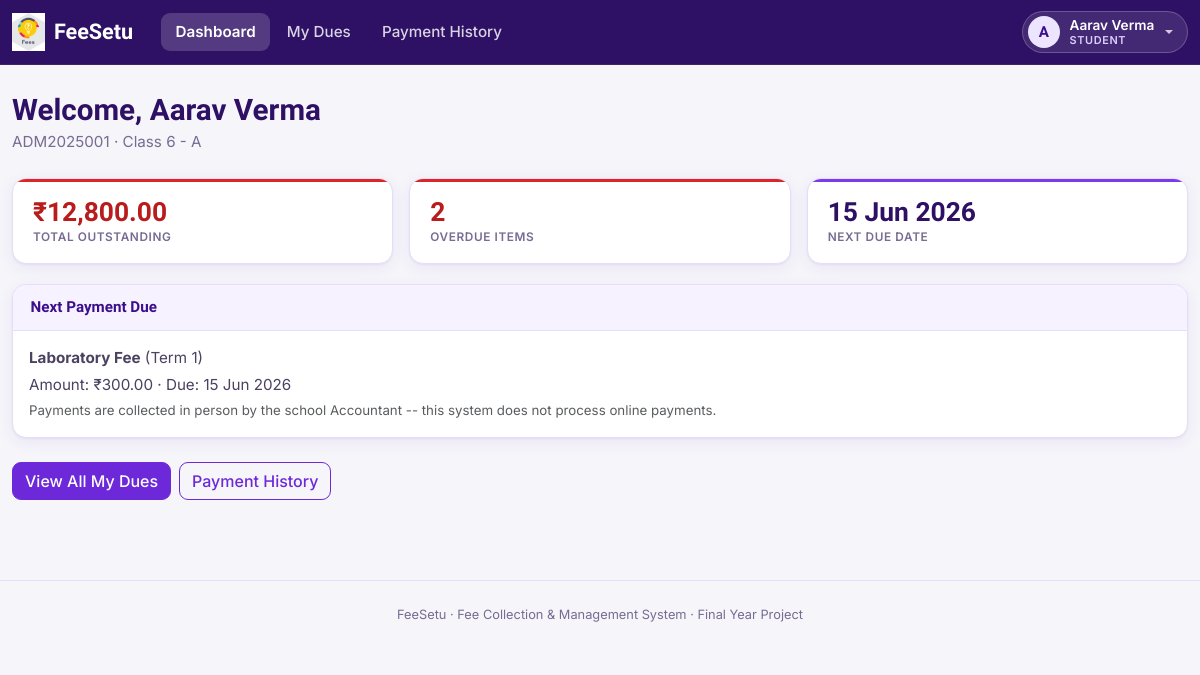
Page /index.php?route=student/dashboard (signed in) on the committed database.
### tables this page shows
CREATE TABLE students (
    id               INT AUTO_INCREMENT PRIMARY KEY,
    user_id          INT NOT NULL UNIQUE,
    admission_no     VARCHAR(30) NOT NULL UNIQUE,
    class_id         INT NOT NULL,
    roll_no          INT NOT NULL DEFAULT 0,
    guardian_name    VARCHAR(100) NULL,
    guardian_phone   VARCHAR(20) NULL,
    dob              DATE NULL,
    address          VARCHAR(255) NULL,
    status           ENUM('active','inactive') NOT NULL DEFAULT 'active',
    created_at       TIMESTAMP NOT NULL DEFAULT CURRENT_TIMESTAMP,
    FOREIGN KEY (user_id) REFERENCES users(id) ON DELETE CASCADE,
    FOREIGN KEY (class_id) REFERENCES classes(id) ON DELETE RESTRICT
);

CREATE TABLE classes (
    id             INT AUTO_INCREMENT PRIMARY KEY,
    name           VARCHAR(50) NOT NULL,
    section        VARCHAR(10) NOT NULL,
    academic_year  VARCHAR(9) NOT NULL,
    created_at     TIMESTAMP NOT NULL DEFAULT CURRENT_TIMESTAMP,
    UNIQUE KEY uq_class (name, section, academic_year)
);

CREATE TABLE student_dues (
    id                      INT AUTO_INCREMENT PRIMARY KEY,
    student_id              INT NOT NULL,
    fee_structure_item_id   INT NOT NULL,
    base_amount             DECIMAL(10,2) NOT NULL,
    concession_amount       DECIMAL(10,2) NOT NULL DEFAULT 0.00,
    concession_reason       VARCHAR(255) NULL,
    concession_by           INT NULL,
    concession_at           DATETIME NULL,
    late_fee_amount         DECIMAL(10,2) NOT NULL DEFAULT 0.00,
    late_fee_applied_at     DATETIME NULL,
    amount_paid             DECIMAL(10,2) NOT NULL DEFAULT 0.00,
    due_date                DATE NOT NULL,
    status                  ENUM('pending','partial','paid') NOT NULL DEFAULT 'pending',
    created_at              TIMESTAMP NOT NULL DEFAULT CURRENT_TIMESTAMP,
    UNIQUE KEY uq_student_due (student_id, fee_structure_item_id),
    FOREIGN KEY (student_id) REFERENCES students(id) ON DELETE CASCADE,
    FOREIGN KEY (fee_structure_item_id) REFERENCES fee_structure_items(id) ON DELETE CASCADE,
    FOREIGN KEY (concession_by) REFERENCES users(id) ON DELETE SET NULL
);

CREATE TABLE fee_heads (
    id            INT AUTO_INCREMENT PRIMARY KEY,
    name          VARCHAR(100) NOT NULL UNIQUE,
    description   VARCHAR(255) NULL,
    created_at    TIMESTAMP NOT NULL DEFAULT CURRENT_TIMESTAMP
);

CREATE TABLE fee_structures (
    id                INT AUTO_INCREMENT PRIMARY KEY,
    class_id          INT NOT NULL,
    term              VARCHAR(30) NOT NULL,
    academic_year     VARCHAR(9) NOT NULL,
    due_date          DATE NOT NULL,
    late_fee_type     ENUM('flat','percent') NOT NULL DEFAULT 'flat',
    late_fee_value    DECIMAL(10,2) NOT NULL DEFAULT 0.00,
    grace_days        INT NOT NULL DEFAULT 0,
    created_by        INT NULL,
    status            ENUM('active','inactive') NOT NULL DEFAULT 'active',
    created_at        TIMESTAMP NOT NULL DEFAULT CURRENT_TIMESTAMP,
    UNIQUE KEY uq_structure (class_id, term, academic_year),
    FOREIGN KEY (class_id) REFERENCES classes(id) ON DELETE CASCADE,
    FOREIGN KEY (created_by) REFERENCES users(id) ON DELETE SET NULL
);

### app/controllers/StudentController.php (called while the page is built, shortened)
<?php
require_once __DIR__ . '/../models/Student.php';
require_once __DIR__ . '/../models/StudentDue.php';
class StudentController
{
    private function guard(): array
    {
        $studentId = Auth::studentId();
        $student = $studentId ? Student::find($studentId) : null;
        return $student;
    }
    public function dashboard(): void
    {
        $student = $this->guard();
        $dues = StudentDue::forStudent((int)$student['id']);
        $totalOutstanding = array_sum(array_map(static fn($d) => max(0, (float)$d['balance']), $dues));
        $overdueCount = 0;
        $nextDue = null;
        foreach ($dues as $d) {
            if ((float)$d['balance'] > 0) {
                if (strtotime($d['due_date']) < strtotime(date('Y-m-d'))) {
                    $overdueCount++;
                }
                if ($nextDue === null || $d['due_date'] < $nextDue['due_date']) {
                    $nextDue = $d;
                }
            }
        }
        require __DIR__ . '/../views/student/dashboard.php';
    }
}

### public/index.php (called while the page is built, shortened)
<?php
require_once __DIR__ . '/../core/helpers.php';
require_once __DIR__ . '/../core/Database.php';
require_once __DIR__ . '/../core/Auth.php';
require_once __DIR__ . '/../app/models/StudentDue.php';
require_once __DIR__ . '/../app/controllers/StudentController.php';
$router = new Router();
$router->get('login', fn() => (new AuthController())->showLogin());
$router->post('login', fn() => (new AuthController())->login());
$router->post('logout', fn() => (new AuthController())->logout());
$router->get('account/password', fn() => (new AccountController())->passwordForm());
$router->post('account/password', fn() => (new AccountController())->passwordUpdate());
$router->get('admin/dashboard', fn() => (new AdminController())->dashboard());
$router->get('admin/classes', fn() => (new AdminController())->classes());
$router->post('admin/classes/store', fn() => (new AdminController())->classStore());
$router->post('admin/classes/update', fn() => (new AdminController())->classUpdate());
$router->post('admin/classes/delete', fn() => (new AdminController())->classDelete());
$router->get('admin/students', fn() => (new AdminController())->students());
$router->post('admin/students/store', fn() => (new AdminController())->studentStore());
$router->get('admin/students/import', fn() => (new AdminController())->studentImportForm());
$router->post('admin/students/import', fn() => (new AdminController())->studentImport());
$router->get('admin/students/import/result', fn() => (new AdminController())->studentImportResult());
$router->get('admin/students/view', fn() => (new AdminController())->studentView());
$router->post('admin/students/status', fn() => (new AdminController())->studentStatus());
$router->get('admin/accountants', fn() => (new AdminController())->accountants());
$router->post('admin/accountants/store', fn() => (new AdminController())->accountantStore());
$router->post('admin/accountants/status', fn() => (new AdminController())->accountantStatus());
$router->get('accountant/dashboard', fn() => (new AccountantController())->dashboard());
$router->get('fee-heads', fn() => (new FeeController())->heads());
$router->post('fee-heads/store', fn() => (new FeeController())->headStore());
$router->post('fee-heads/update', fn() => (new FeeController())->headUpdate());
$router->post('fee-heads/delete', fn() => (new FeeController())->headDelete());
$router->get('fee-structures', fn() => (new FeeController())->structures());
$router->get('fee-structures/create', fn() => (new FeeController())->structureCreateForm());
$router->post('fee-structures/store', fn() => (new FeeController())->structureStore());
$router->get('fee-structures/view', fn() => (new FeeController())->structureView());
$router->post('fee-structures/status', fn() => (new FeeController())->structureStatus());
$router->get('dues', fn() => (new DuesController())->search());
$router->get('dues/view', fn() => (new DuesController())->view());
$router->post('dues/concession', fn() => (new DuesController())->concessionStore());
$router->get('payments/collect', fn() => (new PaymentController())->collectForm());
$router->post('payments/store', fn() => (new PaymentController())->store());
$router->get('payments/receipt', fn() => (new PaymentController())->receipt());
$router->get('payments/receipt/download', fn() => (new PaymentController())->receiptDownload());
$router->get('reports', fn() => (new ReportController())->index());
$router->get('student/dashboard', fn() => (new StudentController())->dashboard());
$router->get('student/dues', fn() => (new StudentController())->dues());
$router->get('student/history', fn() => (new StudentController())->history());
$route = $_GET['route'] ?? '';
$router->dispatch($_SERVER['REQUEST_METHOD'], $route);

### core/Router.php (called while the page is built, shortened)
<?php
class Router
{
    private array $routes = ['GET' => [], 'POST' => []];
    public function get(string $route, callable $handler): void
    {
        $this->routes['GET'][$route] = $handler;
    }
    public function post(string $route, callable $handler): void
    {
        $this->routes['POST'][$route] = $handler;
    }
    public function dispatch(string $method, string $route): void
    {
        $handler = $this->routes[$method][$route] ?? null;
        try {
            $handler();
        } catch (Throwable $e) {
            error_log($e->getMessage());
            http_response_code(500);
            require __DIR__ . '/../app/views/errors/500.php';
        }
    }
}

### core/Auth.php (called while the page is built, shortened)
<?php
require_once __DIR__ . '/Database.php';
class Auth
{
    public static function check(): bool
    {
        return !empty($_SESSION['user_id']);
    }
    public static function role(): ?string
    {
        return $_SESSION['user_role'] ?? null;
    }
    public static function name(): ?string
    {
        return $_SESSION['user_name'] ?? null;
    }
    public static function studentId(): ?int
    {
        return $_SESSION['student_id'] ?? null;
    }
}

### core/helpers.php (called while the page is built, shortened)
<?php
function e(?string $value): string
{
    return htmlspecialchars($value ?? '', ENT_QUOTES, 'UTF-8');
}
function inr(float|int|string $amount): string
{
    $amount = (float)$amount;
    $negative = $amount < 0;
    $amount = abs($amount);
    $parts = explode('.', number_format($amount, 2, '.', ''));
    $intPart = $parts[0];
    $decPart = $parts[1];
    if (strlen($intPart) > 3) {
        $lastThree = substr($intPart, -3);
        $rest = substr($intPart, 0, -3);
        $rest = preg_replace('/\B(?=(\d{2})+(?!\d))/', ',', $rest);
        $grouped = $rest . ',' . $lastThree;
    } else {
        $grouped = $intPart;
    }
    return ($negative ? '-' : '') . '₹' . $grouped . '.' . $decPart;
}
function format_date(?string $date): string
{
    $ts = strtotime($date);
    return $ts === false ? '-' : date('d M Y', $ts);
}

### core/Database.php (called while the page is built)
<?php
class Database
{
    private static ?PDO $instance = null;
    public static function connect(): PDO
    {
        if (self::$instance === null) {
            $config = require __DIR__ . '/../config/database.php';
            $dsn = sprintf(
                'mysql:host=%s;port=%d;dbname=%s;charset=%s',
                $config['host'],
                $config['port'],
                $config['database'],
                $config['charset']
            );
            self::$instance = new PDO($dsn, $config['username'], $config['password'], [
                PDO::ATTR_ERRMODE            => PDO::ERRMODE_EXCEPTION,
                PDO::ATTR_DEFAULT_FETCH_MODE => PDO::FETCH_ASSOC,
                PDO::ATTR_EMULATE_PREPARES   => false,
            ]);
        }
        return self::$instance;
    }
}

### app/models/Student.php (called while the page is built, shortened)
<?php
class Student
{
    private static function baseSelect(): string
    {
        return 'SELECT st.*, u.name, u.email, u.status AS user_status,
                        c.name AS class_name, c.section AS class_section, c.academic_year
                 FROM students st
                 JOIN users u ON u.id = st.user_id
                 JOIN classes c ON c.id = st.class_id';
    }
    public static function find(int $id): ?array
    {
        $stmt = Database::connect()->prepare(self::baseSelect() . ' WHERE st.id = ?');
        $stmt->execute([$id]);
        $row = $stmt->fetch();
        return $row ?: null;
    }
}

### app/models/StudentDue.php (called while the page is built, shortened)
<?php
class StudentDue
{
    private static function baseSelect(): string
    {
        return "SELECT sd.*,
                        fh.name AS fee_head_name,
                        fs.term, fs.academic_year, fs.late_fee_type, fs.late_fee_value, fs.grace_days,
                        fsi.fee_structure_id,
                        (sd.base_amount - sd.concession_amount + sd.late_fee_amount) AS net_payable,
                        (sd.base_amount - sd.concession_amount + sd.late_fee_amount - sd.amount_paid) AS balance
                 FROM student_dues sd
                 JOIN fee_structure_items fsi ON fsi.id = sd.fee_structure_item_id
                 JOIN fee_heads fh ON fh.id = fsi.fee_head_id
                 JOIN fee_structures fs ON fs.id = fsi.fee_structure_id";
    }
    public static function forStudent(int $studentId, ?string $status = null): array
    {
        $sql = self::baseSelect() . ' WHERE sd.student_id = ?';
        $params = [$studentId];
        $sql .= ' ORDER BY fs.due_date, fh.name';
        $stmt = Database::connect()->prepare($sql);
        $stmt->execute($params);
        return $stmt->fetchAll();
    }
}

### app/views/student/dashboard.php (the view)
<?php require __DIR__ . '/../partials/header.php'; ?>
<?php require __DIR__ . '/../partials/navbar.php'; ?>
<h1 class="fs-page-title">Welcome, <?= e(Auth::name()) ?></h1>
<p class="fs-page-sub"><?= e($student['admission_no']) ?> &middot; <?= e($student['class_name']) ?> - <?= e($student['class_section']) ?></p>
<div class="fs-stat-grid cols-3">
    <div class="fs-stat <?= $totalOutstanding > 0 ? 'tone-red' : 'tone-green' ?>">
        <span class="fs-stat-value"><?= inr($totalOutstanding) ?></span>
        <span class="fs-stat-label">Total Outstanding</span>
    </div>
    <div class="fs-stat <?= $overdueCount > 0 ? 'tone-red' : '' ?>">
        <span class="fs-stat-value"><?= (int)$overdueCount ?></span>
        <span class="fs-stat-label">Overdue Items</span>
    </div>
    <div class="fs-stat tone-purple">
        <span class="fs-stat-value"><?= $nextDue ? format_date($nextDue['due_date']) : '-' ?></span>
        <span class="fs-stat-label">Next Due Date</span>
    </div>
</div>
<?php if ($nextDue): ?>
<div class="card mb-4">
    <div class="card-header">Next Payment Due</div>
    <div class="card-body">
        <p class="mb-1"><strong><?= e($nextDue['fee_head_name']) ?></strong> (<?= e($nextDue['term']) ?>)</p>
        <p class="mb-1">Amount: <?= inr($nextDue['balance']) ?> &middot; Due: <?= format_date($nextDue['due_date']) ?></p>
        <p class="text-muted small mb-0">Payments are collected in person by the school Accountant -- this system does not process online payments.</p>
    </div>
</div>
<?php endif; ?>
<div class="d-flex gap-2">
    <a href="/index.php?route=student/dues" class="btn btn-primary">View All My Dues</a>
    <a href="/index.php?route=student/history" class="btn btn-outline-primary">Payment History</a>
</div>
<?php require __DIR__ . '/../partials/footer.php'; ?>

### rows in the picture
students: admission_no "ADM2025001", class.name "Class 6", class.section "A"
student_dues: due_date "15 Jun 2026"
fee_heads: name "Laboratory Fee"
fee_structures: term "Term 1"

### other values in the picture
$item "Dashboard"
$item "My Dues"
$item "Payment History"
$initial "A"
$userName "Aarav Verma"
$roleLabel "STUDENT"
Auth::name() "Aarav Verma"
inr($totalOutstanding) "₹12,800.00"
$overdueCount "2"
inr($nextDue['balance']) "₹300.00"
